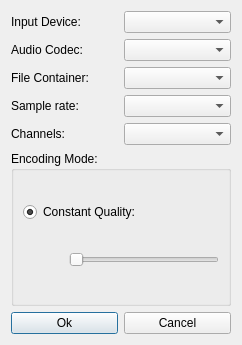
<?xml version="1.0" encoding="UTF-8"?>
<ui version="4.0">
 <class>audioqualityoption</class>
 <widget class="QDialog" name="audioqualityoption">
  <property name="geometry">
   <rect>
    <x>0</x>
    <y>0</y>
    <width>242</width>
    <height>345</height>
   </rect>
  </property>
  <property name="windowTitle">
   <string>MainWindow</string>
  </property>
  <layout class="QVBoxLayout" name="verticalLayout">
   <item>
    <layout class="QGridLayout" name="gridLayout_3">
     <item row="0" column="0" colspan="3">
      <layout class="QGridLayout" name="gridLayout_2">
       <item row="3" column="0">
        <widget class="QLabel" name="label_4">
         <property name="text">
          <string>Sample rate:</string>
         </property>
        </widget>
       </item>
       <item row="0" column="1">
        <widget class="QComboBox" name="audioDeviceBox"/>
       </item>
       <item row="1" column="0">
        <widget class="QLabel" name="label_2">
         <property name="text">
          <string>Audio Codec:</string>
         </property>
        </widget>
       </item>
       <item row="0" column="0">
        <widget class="QLabel" name="label">
         <property name="text">
          <string>Input Device:</string>
         </property>
        </widget>
       </item>
       <item row="2" column="0">
        <widget class="QLabel" name="label_3">
         <property name="text">
          <string>File Container:</string>
         </property>
        </widget>
       </item>
       <item row="2" column="1">
        <widget class="QComboBox" name="containerBox"/>
       </item>
       <item row="3" column="1">
        <widget class="QComboBox" name="sampleRateBox"/>
       </item>
       <item row="1" column="1">
        <widget class="QComboBox" name="audioCodecBox"/>
       </item>
       <item row="4" column="0">
        <widget class="QLabel" name="label_5">
         <property name="text">
          <string>Channels:</string>
         </property>
        </widget>
       </item>
       <item row="4" column="1">
        <widget class="QComboBox" name="channelsBox"/>
       </item>
      </layout>
     </item>
     <item row="1" column="0" colspan="3">
      <widget class="QGroupBox" name="groupBox">
       <property name="title">
        <string>Encoding Mode:</string>
       </property>
       <layout class="QGridLayout" name="gridLayout">
        <item row="1" column="1">
         <widget class="QSlider" name="qualitySlider">
          <property name="orientation">
           <enum>Qt::Horizontal</enum>
          </property>
         </widget>
        </item>
        <item row="0" column="0" colspan="2">
         <widget class="QRadioButton" name="constantQualityRadioButton">
          <property name="text">
           <string>Constant Quality:</string>
          </property>
          <property name="checked">
           <bool>true</bool>
          </property>
         </widget>
        </item>
        <item row="1" column="0">
         <spacer name="horizontalSpacer_2">
          <property name="orientation">
           <enum>Qt::Horizontal</enum>
          </property>
          <property name="sizeType">
           <enum>QSizePolicy::Fixed</enum>
          </property>
          <property name="sizeHint" stdset="0">
           <size>
            <width>40</width>
            <height>20</height>
           </size>
          </property>
         </spacer>
        </item>
       </layout>
      </widget>
     </item>
     <item row="2" column="0" colspan="3">
      <layout class="QHBoxLayout" name="horizontalLayout">
       <item>
        <widget class="QPushButton" name="pushButton">
         <property name="text">
          <string>Ok</string>
         </property>
        </widget>
       </item>
       <item>
        <widget class="QPushButton" name="cancelbutton">
         <property name="text">
          <string>Cancel</string>
         </property>
        </widget>
       </item>
      </layout>
     </item>
    </layout>
   </item>
  </layout>
 </widget>
 <resources/>
 <connections>
  <connection>
   <sender>constantQualityRadioButton</sender>
   <signal>toggled(bool)</signal>
   <receiver>qualitySlider</receiver>
   <slot>setEnabled(bool)</slot>
   <hints>
    <hint type="sourcelabel">
     <x>113</x>
     <y>197</y>
    </hint>
    <hint type="destinationlabel">
     <x>115</x>
     <y>223</y>
    </hint>
   </hints>
  </connection>
 </connections>
 <slots>
  <slot>setOutputLocation()</slot>
  <slot>toggleRecord()</slot>
  <slot>togglePause()</slot>
 </slots>
</ui>
